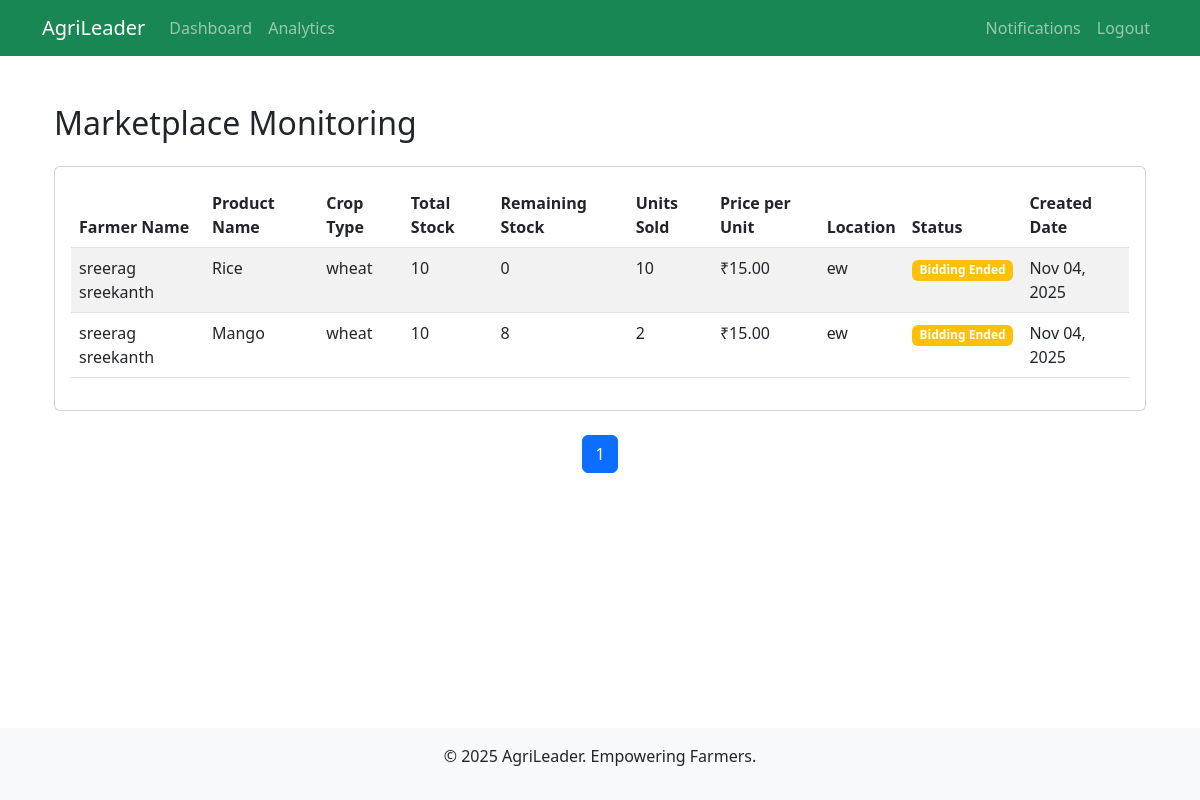
The app's page /adminpanel/marketplace/ (signed in), older data.
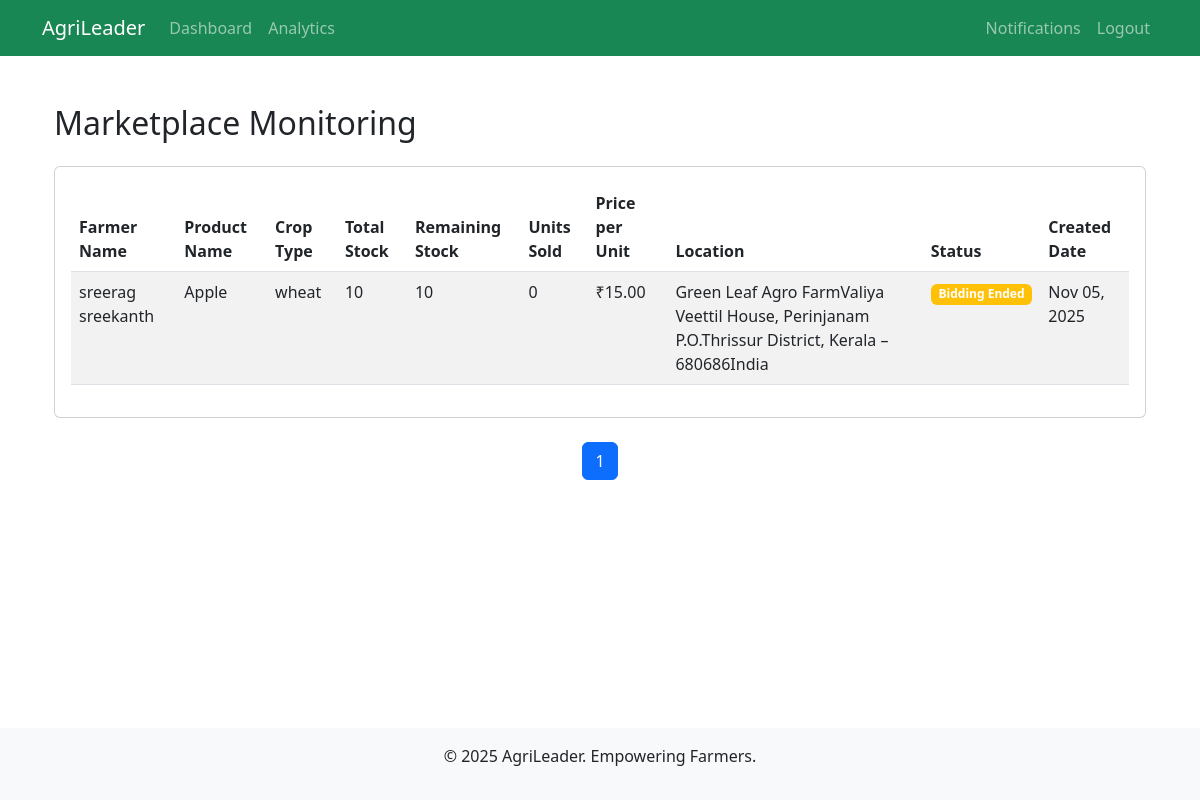
The same page, newer data.
### farmer/models.py (models this page shows, shortened)
class ProductListing(models.Model):
    user = models.ForeignKey(CustomUser, on_delete=models.CASCADE, limit_choices_to={'role': 'farmer'})
    name = models.CharField(max_length=100)
    description = models.TextField()
    quantity = models.PositiveIntegerField()
    price = models.DecimalField(max_digits=10, decimal_places=2, validators=[MinValueValidator(0)])
    crop_type = models.CharField(max_length=50)
    location = models.CharField(max_length=200)
    image = models.ImageField(upload_to='listings/', blank=True)
    bid_start_time = models.DateTimeField(default=timezone.now)
    bid_end_time = models.DateTimeField(null=True, blank=True)
    is_active = models.BooleanField(default=True)
    created_at = models.DateTimeField(auto_now_add=True)
    def has_bidding_ended(self):
        now = timezone.now()
        return bool(self.bid_end_time and now > self.bid_end_time)

### accounts/models.py (models this page shows, shortened)
class CustomUser(AbstractUser):
    ROLE_CHOICES = [
        ('farmer', 'Farmer'),
        ('buyer', 'Buyer'),
    ]
    email = models.EmailField(unique=True, blank=False, null=False)  # 👈 make email required and unique
    first_name = models.CharField(max_length=150, blank=False, null=False)  # 👈 required
    last_name = models.CharField(max_length=150, blank=False, null=False)   # 👈 required
    role = models.CharField(max_length=10, choices=ROLE_CHOICES, default='farmer')
    mobile = models.CharField(
        max_length=10,
        validators=[RegexValidator(r'^[6-9]\d{9}$', 'Enter a valid 10-digit mobile number starting with 6, 7, 8, or 9.')],
        help_text='10 digits starting with 6-9'
    )
    address = models.TextField()
    profile_picture = models.ImageField(upload_to='profiles/', blank=True, null=True)
    buyer_type = models.CharField(
        max_length=20,
        choices=[('wholesaler', 'Wholesaler'), ('retailer', 'Retailer')],
        blank=True,
        null=True
    )
    is_approved = models.BooleanField(default=False)
    objects = CustomUserManager()

### adminpanel/views.py (the view)
    def wrapper(request, *args, **kwargs):
        if not request.user.is_authenticated or request.user.role != 'admin':
            messages.warning(request, 'No permission to access this page.')
            return redirect('accounts:home')
        return view_func(request, *args, **kwargs)

### adminpanel/views.py (called while the page is built)
def admin_required(view_func):
    def wrapper(request, *args, **kwargs):
        if not request.user.is_authenticated or request.user.role != 'admin':
            messages.warning(request, 'No permission to access this page.')
            return redirect('accounts:home')
        return view_func(request, *args, **kwargs)
    return wrapper

### utils/pagination.py (called while the page is built)
def paginate_queryset(request, queryset):
    paginator = Paginator(queryset, DEFAULT_PER_PAGE)
    page_number = request.GET.get('page')
    try:
        page_obj = paginator.page(page_number)
    except PageNotAnInteger:
        page_obj = paginator.page(1)
    except EmptyPage:
        page_obj = paginator.page(paginator.num_pages)
    return page_obj, page_obj.object_list

### adminpanel/templates/adminpanel/marketplace_monitoring.html (shortened to what this page needs)
{% extends 'accounts/base.html' %}
{% block content %}
<div class="container mt-4">
    <h2 class="mb-4">Marketplace Monitoring</h2>
    <div class="card">
        <div class="card-body">
            <table class="table table-striped">
                <thead>
                    <tr>
                        <th>Farmer Name</th>
                        <th>Product Name</th>
                        <th>Crop Type</th>
                        <th>Total Stock</th>
                        <th>Remaining Stock</th>
                        <th>Units Sold</th>
                        <th>Price per Unit</th>
                        <th>Location</th>
                        <th>Status</th>
                        <th>Created Date</th>
                    </tr>
                </thead>
                <tbody>
                    {% for listing in listings %}
                    <tr>
                        <td>{{ listing.user.get_full_name|default:listing.user.username }}</td>
                        <td>{{ listing.name }}</td>
                        <td>{{ listing.crop_type }}</td>
                        <td>{{ listing.quantity }}</td>
                        <td>{{ listing.remaining_stock }}</td>
                        <td>{{ listing.units_sold }}</td>
                        <td>₹{{ listing.price }}</td>
                        <td>{{ listing.location }}</td>
                        <td>
                            {% if listing.is_active %}
                                {% if listing.has_bidding_ended %}
                                    <span class="badge bg-warning">Bidding Ended</span>
                                {% elif listing.is_bidding_open %}
                                    <span class="badge bg-success">Active (Bidding)</span>
                                {% else %}
                                    <span class="badge bg-success">Active</span>
                                {% endif %}
                            {% else %}
                                <span class="badge bg-secondary">Inactive</span>
                            {% endif %}
                        </td>
                        <td>{{ listing.created_at|date:"M d, Y" }}</td>
                    </tr>
                    {% empty %}
                    <tr>
                        <td colspan="10" class="text-center">No product listings found.</td>
                    </tr>
                    {% endfor %}
                </tbody>
            </table>
        </div>
    </div>
    {% if page_obj %}
    <nav aria-label="Page navigation" class="mt-4">
        <ul class="pagination justify-content-center">
            {% for num in page_obj.paginator.page_range %}
            <li class="page-item {% if page_obj.number == num %}active{% endif %}">
                <a class="page-link" href="?page={{ num }}">{{ num }}</a>
            </li>
            {% endfor %}
        </ul>
    </nav>
    {% endif %}
</div>
{% endblock %}

Row changes from the older to the newer data that the page shows:
removed ProductListing: user.get_full_name "sreerag sreekanth", name "Rice", crop_type "wheat", quantity "10", remaining_stock "0", units_sold "10", price "15.00", location "ew", is_active "Bidding Ended", created_at "Nov 04, 2025"
removed ProductListing: user.get_full_name "sreerag sreekanth", name "Mango", crop_type "wheat", quantity "10", remaining_stock "8", units_sold "2", price "15.00", location "ew", is_active "Bidding Ended", created_at "Nov 04, 2025"
added ProductListing: user.get_full_name "sreerag sreekanth", name "Apple", crop_type "wheat", quantity "10", remaining_stock "10", units_sold "0", price "15.00", location "Green Leaf Agro FarmValiya Veettil House, Perinjanam P.O.Thrissur District, Kerala – 680686India", is_active "Bidding Ended", created_at "Nov 05, 2025"
